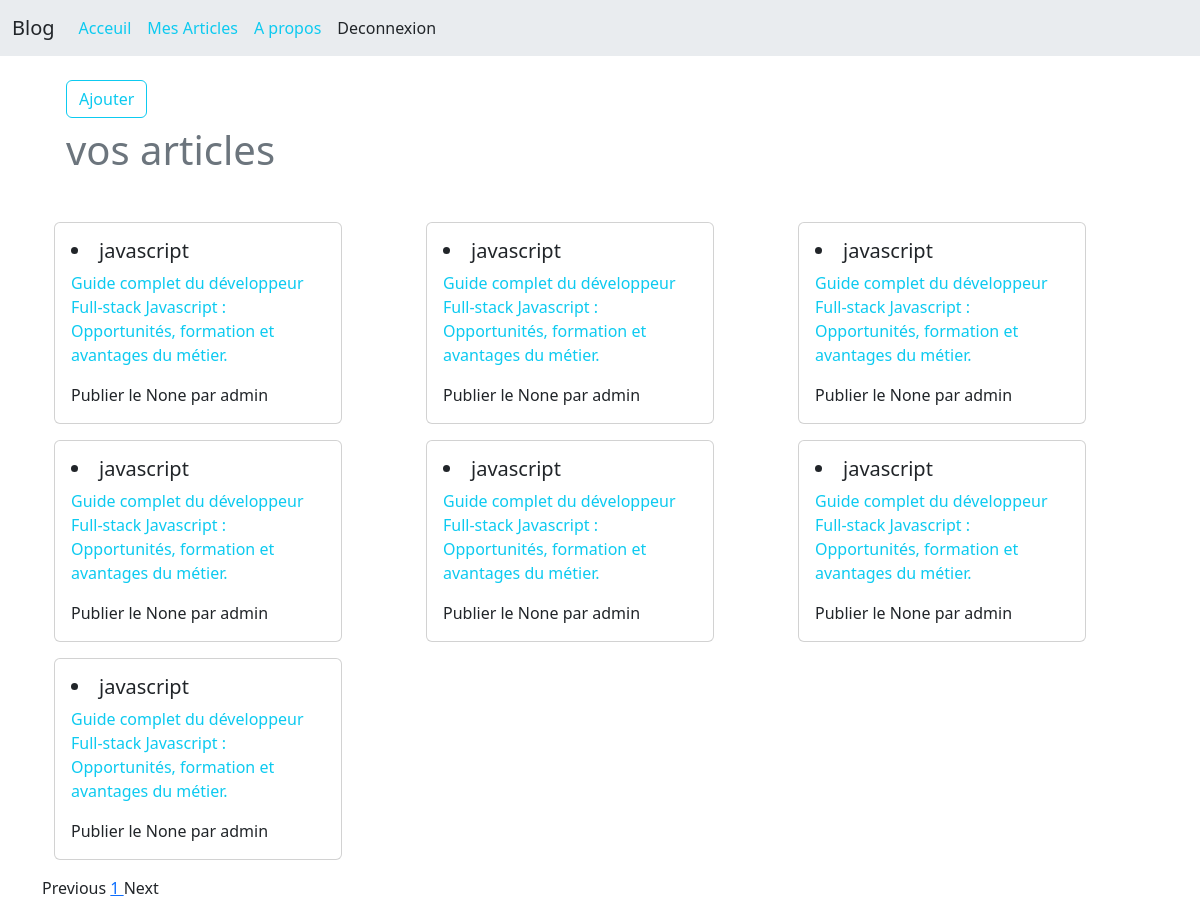
Before: /articles/list/ (signed in) with the older database file.
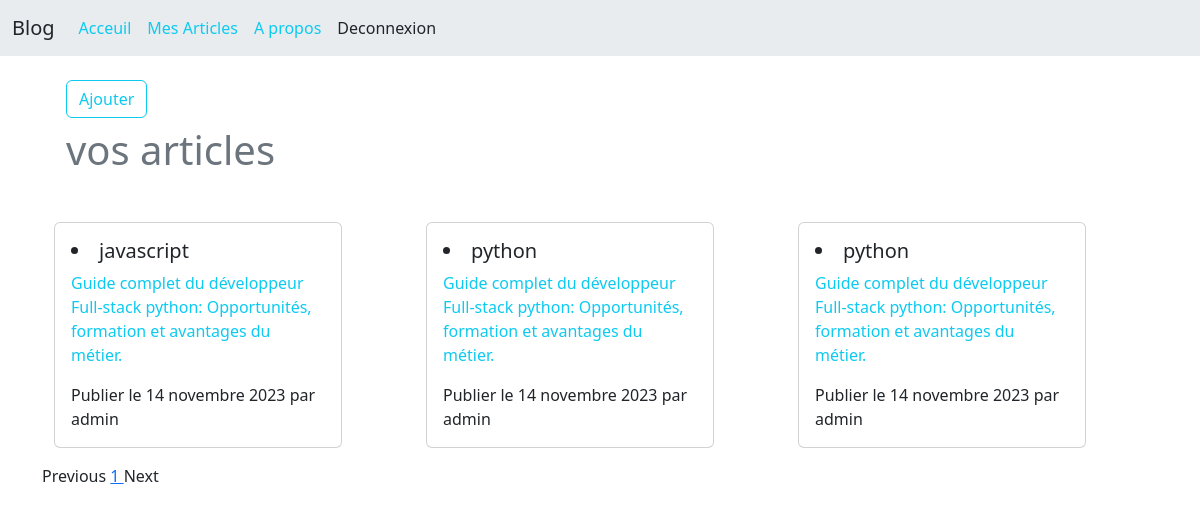
After: the same page with the newer database file.
### articles/models.py (models this page shows, shortened)
class Article (models.Model):
    title = models.CharField( max_length=150)
    summary = models.CharField( max_length=500)
    content = RichTextField(blank=True)
    author = models.ForeignKey(User, on_delete=models.CASCADE)
    creation_date = models.DateField(auto_now_add=True)
    last_update = models.DateField(auto_now=True)
    archive = models.BooleanField(default=False)
    class Meta:
        ordering = ['-creation_date']

### articles/views.py (the view)
# urls.py: path('articles/list/',list_articles, name='list_articles'),
@login_required(login_url='/login/')
def list_articles(request):
    user = request.user
    object_list = Article.objects.filter(author=user, archive = False).order_by('-last_update')
    page_num = request.GET.get('page', 1)
    paginator = Paginator(object_list, 10) # 6 employees per page
    try:
        page_obj = paginator.page(page_num)
    except PageNotAnInteger:
        page_obj = paginator.page(1)
    except EmptyPage:
        page_obj = paginator.page(paginator.num_pages)
    return render(request, 'articles/list_articles.html', {'page_obj': page_obj})

### templates/articles/list_articles.html (shortened to what this page needs)
{% extends "base.html" %}
{% block contenu %}
<div class="row  ">
    <div class="col m-4">
            <a href="{% url 'new_articles'%}" class="btn btn-outline-info mb-2">Ajouter</a>
            <h1 class="h1 text-secondary"> vos articles </h1>
    </div>
  {% if page_obj  %}
  <div class="row m-auto my-2">
  {% for  article in page_obj %}
            <div class="col col-lg-4 col-md-6  my-2">
                <a href="{% url 'details_articles' article.id %}" style="text-decoration:none ;" >
                    <div class="card " style="width: 18rem;">
                        <div class="card-body">
                            <li class=" h5 card-title">{{article.title}}</li>
                            <p class="card-text text-info">{{article.summary}}</p>
                            <p class="card-text">Publier  le {{article.creation_date}} par {{article.author}}</p>
                           </div>
                    </div>
                </a>
            </div>
    {% endfor %}
</div>
    </div>
  {% endif %}
  {% include "partials/pagination.html" %}
</div>
{% endblock contenu %}

Changed rows visible on the page:
removed Article: title "javascript", summary "Guide complet du développeur Full-stack Javascript : Opportunités, formation et avantages du métier.", creation_date "None", author "admin"
removed Article: title "javascript", summary "Guide complet du développeur Full-stack Javascript : Opportunités, formation et avantages du métier.", creation_date "None", author "admin"
removed Article: title "javascript", summary "Guide complet du développeur Full-stack Javascript : Opportunités, formation et avantages du métier.", creation_date "None", author "admin"
removed Article: title "javascript", summary "Guide complet du développeur Full-stack Javascript : Opportunités, formation et avantages du métier.", creation_date "None", author "admin"
removed Article: title "javascript", summary "Guide complet du développeur Full-stack Javascript : Opportunités, formation et avantages du métier.", creation_date "None", author "admin"
removed Article: title "javascript", summary "Guide complet du développeur Full-stack Javascript : Opportunités, formation et avantages du métier.", creation_date "None", author "admin"
removed Article: title "javascript", summary "Guide complet du développeur Full-stack Javascript : Opportunités, formation et avantages du métier.", creation_date "None", author "admin"
added Article: title "javascript", summary "Guide complet du développeur Full-stack python: Opportunités, formation et avantages du métier.", creation_date "14 novembre 2023", author "admin"
added Article: title "python", summary "Guide complet du développeur Full-stack python: Opportunités, formation et avantages du métier.", creation_date "14 novembre 2023", author "admin"
added Article: title "python", summary "Guide complet du développeur Full-stack python: Opportunités, formation et avantages du métier.", creation_date "14 novembre 2023", author "admin"
